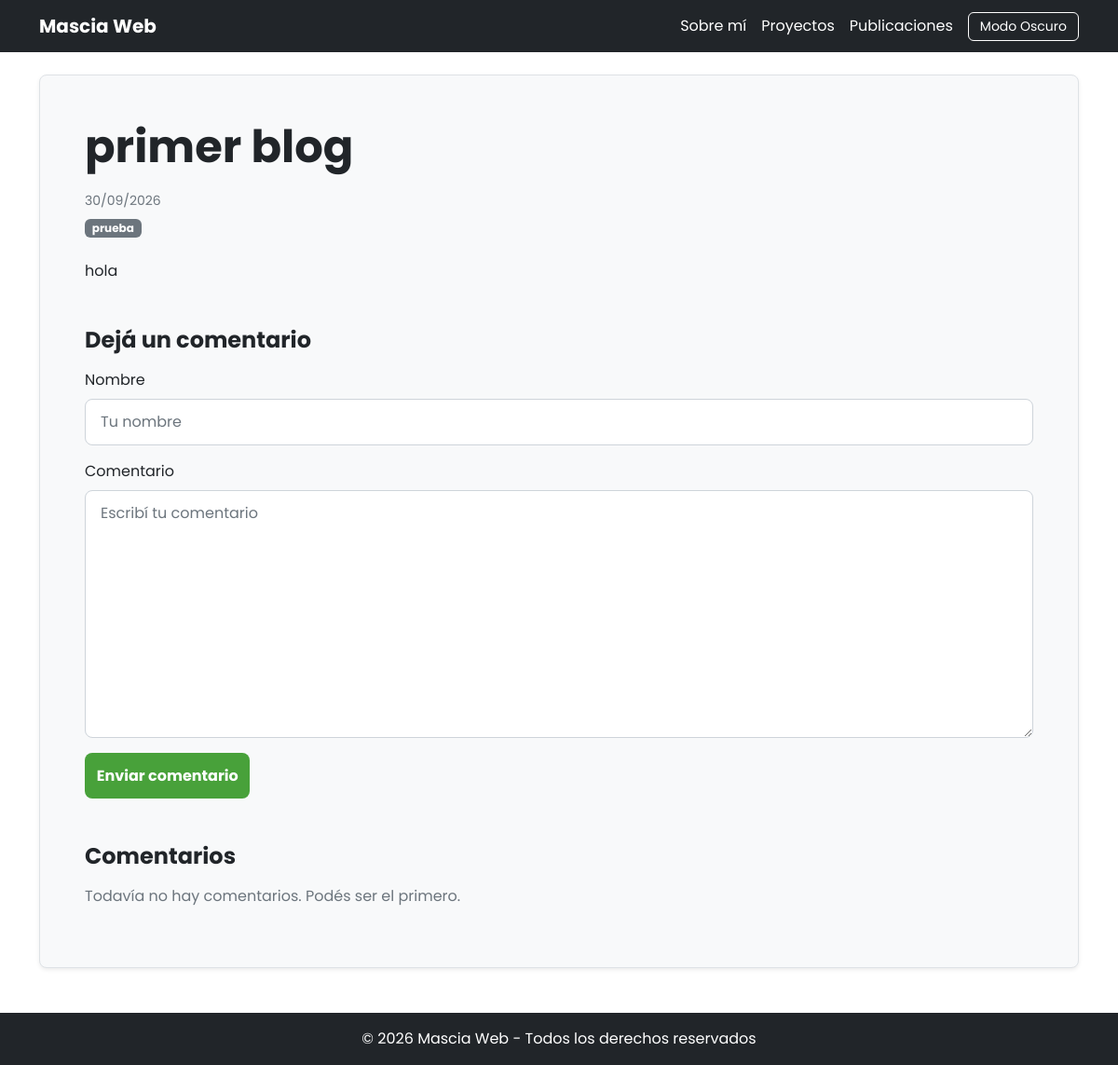
The app's page /blog/post/1/, older data.
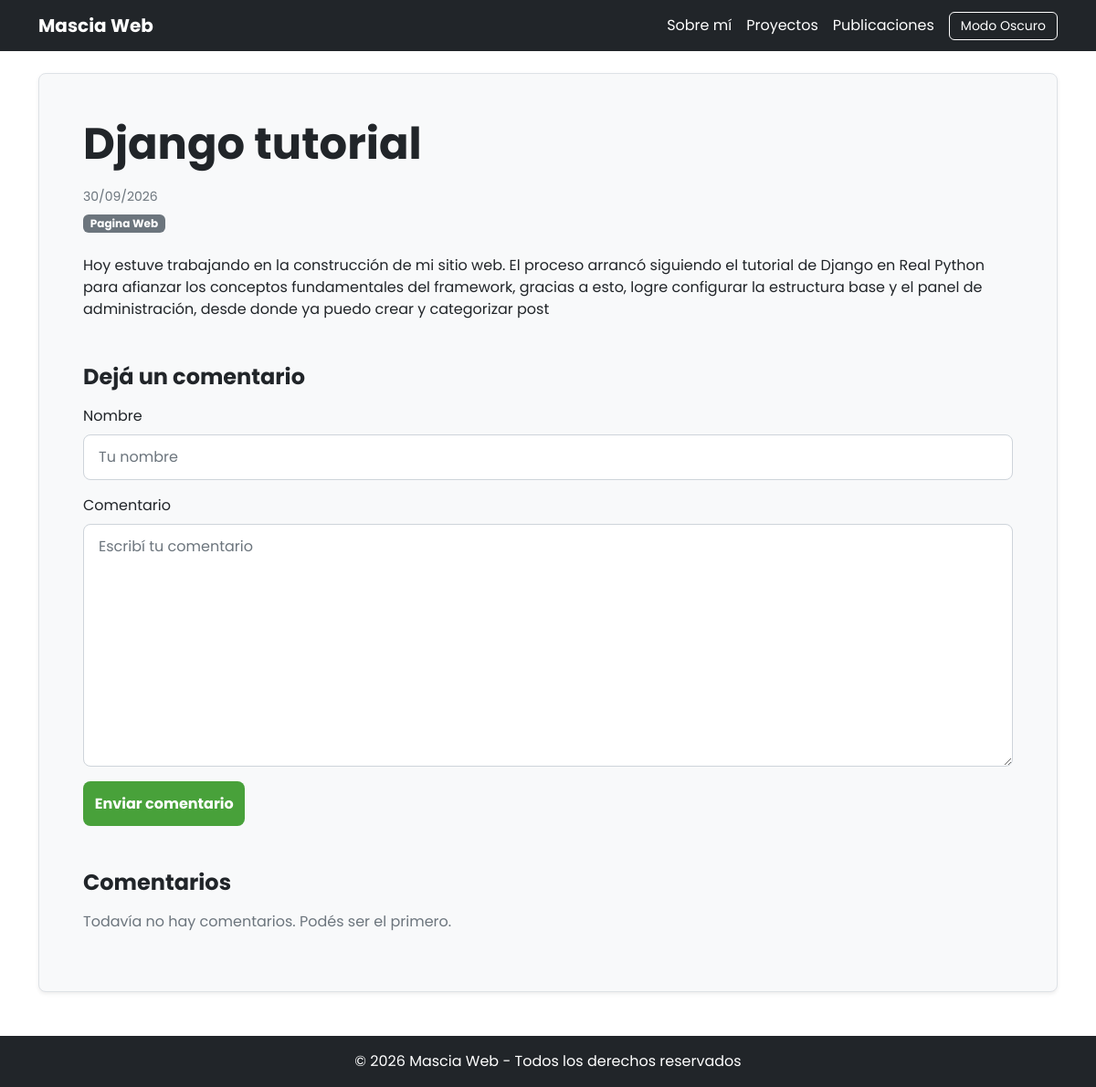
The same page, newer data.
### blog/models.py (models this page shows, shortened)
class Post(models.Model):
    title = models.CharField(max_length=255)
    body = models.TextField()
    image = models.ImageField(upload_to="blog_images/", blank=True)
    created_on = models.DateTimeField(default=timezone.now)
    last_modified = models.DateTimeField(auto_now=True)
    categories = models.ManyToManyField("Category", related_name="posts")

class Category(models.Model):
    name = models.CharField(max_length=30)
    class Meta:
        verbose_name_plural = "categories"

### blog/views.py (the view, shortened to what this page needs)
# urls.py: path("post/<int:pk>/", views.blog_detail, name="blog_detail"),
def blog_detail(request, pk):
    post = Post.objects.get(pk=pk)
    form = CommentForm()
    comments = Comment.objects.filter(post=post)
    context = {
        "post": post,
        "comments": comments,
        "form": CommentForm(),
    }
    return render(request, "blog/detail.html", context)

### blog/forms.py
class CommentForm(forms.Form):
    author = forms.CharField(
        max_length=60,
        widget=forms.TextInput(
            attrs={"class": "form-control custom-input", "placeholder": "Tu nombre"}
        ),
    )
    body = forms.CharField(
        widget=forms.Textarea(
            attrs={"class": "form-control custom-input", "placeholder": "Escribí tu comentario"}
        )
    )

### blog/templates/blog/detail.html (shortened to what this page needs)
{% extends "base.html" %}
{% block page_title %}
    <h1 class="display-5 fw-bold mb-3">{{ post.title }}</h1>
{% endblock page_title %}
{% block page_content %}
    <div class="mb-4">
        <small class="text-muted">{{ post.created_on|date:"d/m/Y" }}</small>
        <div class="d-flex flex-wrap gap-2 mt-2">
        {% for category in post.categories.all %}
            <a class="badge text-bg-secondary text-decoration-none" href="{% url 'blog_category' category.name %}">{{ category.name }}</a>
        {% endfor %}
        </div>
    </div>
    <div class="post-content mb-5">{{ post.body|linebreaks }}</div>
    <h2 class="h4 fw-bold mb-3">Dejá un comentario</h2>
    <form method="post" class="mb-5">
        <div class="mb-3">
            <label for="id_author" class="form-label">Nombre</label>
            {{ form.author }}
        </div>
        <div class="mb-3">
            <label for="id_body" class="form-label">Comentario</label>
            {{ form.body }}
        </div>
        <button type="submit" class="btn btn-submit fw-bold">Enviar comentario</button>
    </form>
    <h2 class="h4 fw-bold mb-3">Comentarios</h2>
    {% for comment in comments %}
        <article class="comment-card p-3 mb-3 border rounded">
            <p class="mb-2"><strong>{{ comment.author }}</strong> <small class="text-muted">· {{ comment.created_on|date:"d/m/Y H:i" }}</small></p>
            <div class="mb-0">{{ comment.body|linebreaks }}</div>
        </article>
    {% empty %}
        <p class="text-muted">Todavía no hay comentarios. Podés ser el primero.</p>
    {% endfor %}
{% endblock page_content %}

Row changes from the older to the newer data that the page shows:
no longer on this page (row unchanged): Category: name "prueba"
changed Post: title "primer blog" → "Django tutorial"; body "hola" → "Hoy estuve trabajando en la construcción de mi sitio web. El proceso arrancó siguiendo el tutorial de Django en Real Python para afianzar los conceptos fundamentales del framework, gracias a esto, logre configurar la estructura base y el panel de administración, desde donde ya puedo crear y categorizar post"
added Category: name "Pagina Web"
